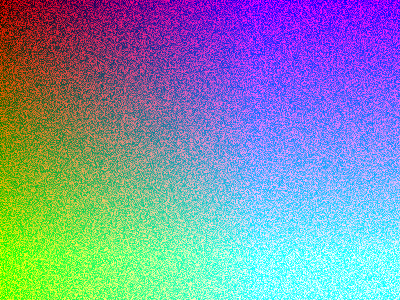
Frame 1 (no input)
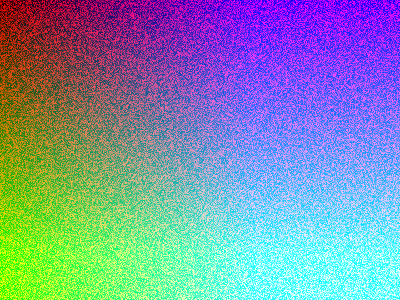
Frame 60 (no input)
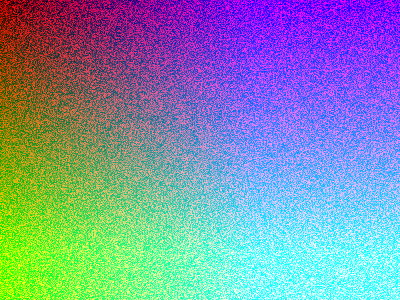
Frame 120 (the mouse pressed at the canvas centre since frame 60)

The p5.js sketch that drew these frames (run headless with seeded random() and noise() and a simulated clock; from frame 60 on, the mouse is pressed at the canvas centre):

// p5.js sketch
// ── sketch.js
function setup() {
  createCanvas(400,300)
}

function draw() {
  loadPixels()
  
  // do some stuff to the pixels
  for (var row=0; row<height; row=row+1) {
    for(var col=0;col<width;col=col+1) {
      //pixel arrary shows 4 pixels at a time that is why we multiply by 4
      var index=(row * width + col) * 4
      
      pixels[index+0] = random(0,255) //r
      pixels[index+1] = row   //g
      pixels[index+2] = col //b
      pixels[index+3] = 255 //alpha
    }
  }
  updatePixels()
}
